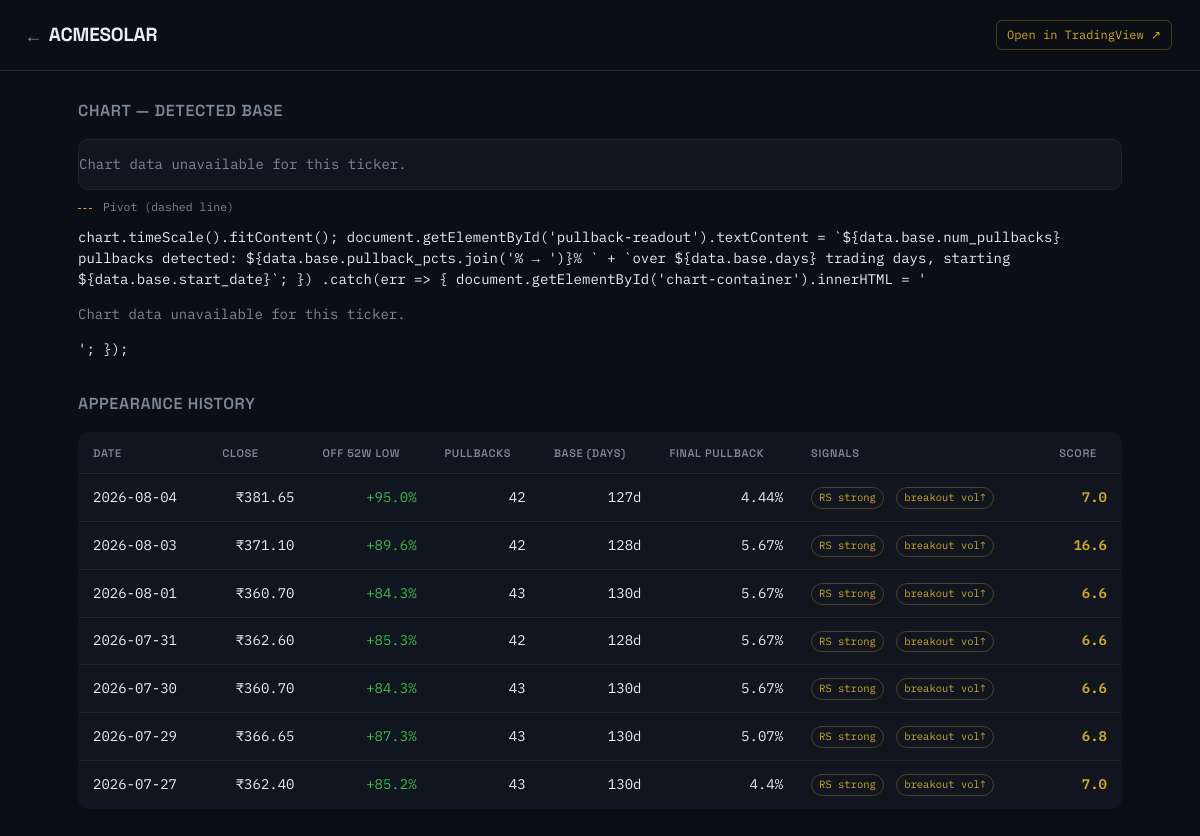
Page /ticker/ACMESOLAR.NS on the earlier database version.
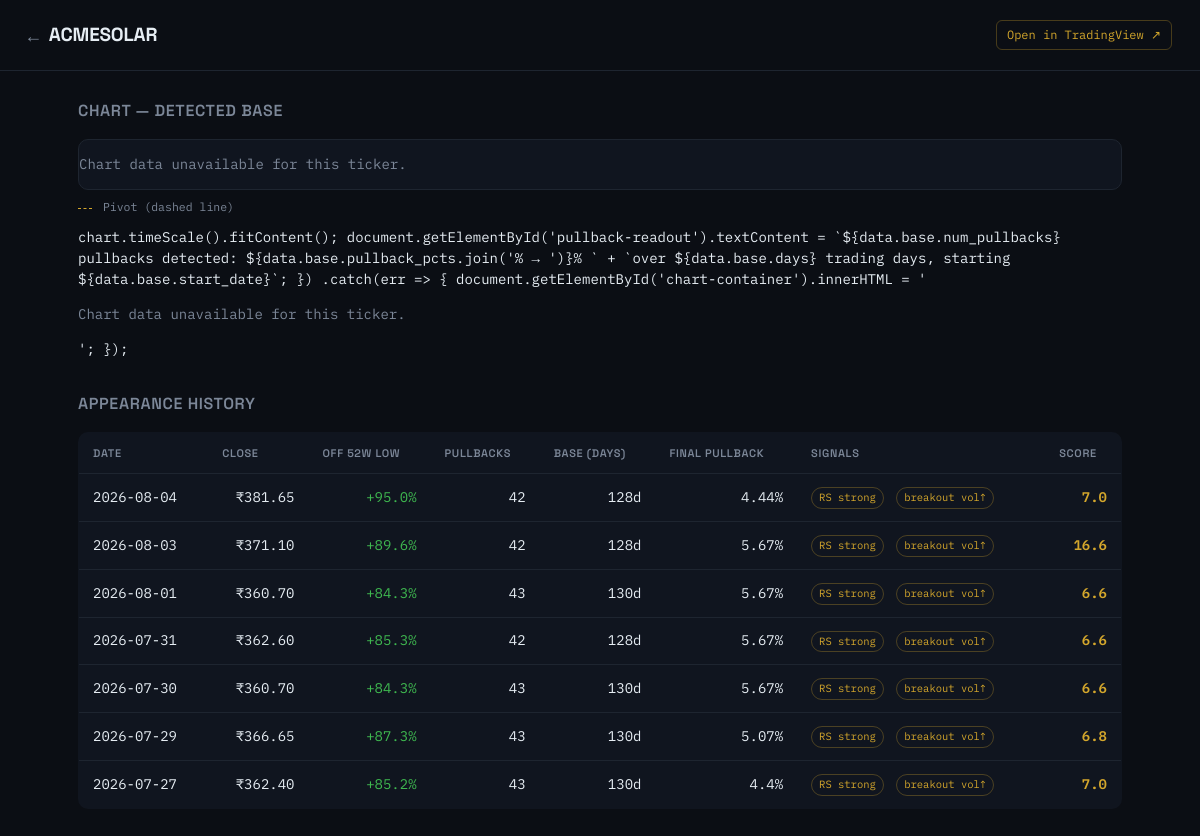
Same page on the later database version.
### tables this page shows
CREATE TABLE scans (
            id INTEGER PRIMARY KEY AUTOINCREMENT,
            scan_date TEXT NOT NULL,
            ticker TEXT NOT NULL,
            close REAL,
            pct_above_52w_low REAL,
            last_pullback_pct REAL,
            volume_contracting INTEGER,
            near_recent_high INTEGER,
            extended_avoid_entry INTEGER,
            sma10 REAL, sma20 REAL, sma50 REAL, sma200 REAL,
            score REAL,
            details TEXT, base_days INTEGER, num_pullbacks INTEGER, pivot_price REAL, atr_contracting INTEGER, volume_dryup INTEGER, breakout_vol_expansion INTEGER, rs_near_high INTEGER, has_broken_out INTEGER, buy_signal INTEGER,
            UNIQUE(scan_date, ticker)
        );

### app.py (the view)
@app.route("/ticker/<ticker>")
def ticker_history(ticker):
    history = screener.get_ticker_history(ticker)
    symbol = ticker.replace(".NS", "")
    chart_json_path = DOCS_DIR / "chart-data" / f"{ticker}.json"
    return render_template(
        "ticker.html", ticker=ticker, history=history.to_dict(orient="records"),
        home_url="/", css_url="/static/style.css",
        tradingview_url=f"https://www.tradingview.com/chart/?symbol=NSE:{symbol}",
        chart_data_url=f"/chart-data/{ticker}.json",
        has_chart=chart_json_path.exists(),
    )

### screener.py (called while the page is built)
def get_ticker_history(ticker: str, limit: int = 60) -> pd.DataFrame:
    conn = sqlite3.connect(DB_PATH)
    df = pd.read_sql_query(
        "SELECT * FROM scans WHERE ticker = ? ORDER BY scan_date DESC LIMIT ?",
        conn, params=(ticker, limit)
    )
    conn.close()
    return df

### templates/ticker.html (shortened to what this page needs)
<!DOCTYPE html>
<html lang="en">
<head>
<link rel="stylesheet" href="{{ css_url }}">
</head>
<body>
<header class="topbar">
  <div class="brand">
    <a href="{{ home_url }}" class="back-link">←</a>
    <span class="brand-name">{{ ticker.replace('.NS','') }}</span>
  </div>
  <div class="topbar-meta">
    <a href="{{ tradingview_url }}" target="_blank" rel="noopener" class="tv-link">Open in TradingView ↗</a>
  </div>
</header>
<main>
  {% if has_chart %}<h2 class="section-title">Chart — detected base</h2>
  <div id="chart-container" class="chart-container"></div>
  <p class="chart-legend">
    <span class="legend-dot legend-amber"></span> Pivot (dashed line)
  </p>
        chart.timeScale().fitContent();
        document.getElementById('pullback-readout').textContent =
          `${data.base.num_pullbacks} pullbacks detected: ${data.base.pullback_pcts.join('% → ')}% ` +
          `over ${data.base.days} trading days, starting ${data.base.start_date}`;
      })
      .catch(err => {
        document.getElementById('chart-container').innerHTML =
          '<p class="muted">Chart data unavailable for this ticker.</p>';
      });
  {% endif %}
  <h2 class="section-title" style="margin-top: 32px;">Appearance history</h2>
  {% if not history %}
    <p class="muted">This ticker hasn't appeared as a candidate yet.</p>
  {% else %}
  <table class="board">
    <thead>
      <tr>
        <th>Date</th><th class="col-num">Close</th><th class="col-num">Off 52w Low</th>
        <th class="col-num">Pullbacks</th><th class="col-num">Base (days)</th>
        <th class="col-num">Final Pullback</th><th class="col-flags">Signals</th><th class="col-num">Score</th>
      </tr>
    </thead>
    <tbody>
      {% for h in history %}
      <tr>
        <td class="mono">{{ h.scan_date }}</td>
        <td class="col-num mono">₹{{ '%.2f'|format(h.close) }}</td>
        <td class="col-num mono gain">+{{ h.pct_above_52w_low }}%</td>
        <td class="col-num mono">{{ h.num_pullbacks }}</td>
        <td class="col-num mono">{{ h.base_days }}d</td>
        <td class="col-num mono">{{ h.last_pullback_pct }}%</td>
        <td class="col-flags">
          {% if h.rs_near_high %}<span class="pill pill-high">RS strong</span>{% endif %}
          {% if h.breakout_vol_expansion %}<span class="pill pill-high">breakout vol↑</span>{% endif %}
        </td>
        <td class="col-num mono score">{{ '%.1f'|format(h.score) }}</td>
      </tr>
      {% endfor %}
    </tbody>
  </table>
  {% endif %}
</main>
</body>
</html>

### static/style.css (style rules this page uses)
:root { --bg: #0B0E14; --panel: #10151F; --border: #1E2530; --text: #E6EDF3; --text-muted: #7C8798; --amber: #D4A72C; --gain: #3FB950; --loss: #F0605A; --font-display: 'Space Grotesk', sans-serif; --font-mono: 'IBM Plex Mono', monospace; }
* { box-sizing: border-box; }
body { margin: 0; background: var(--bg); color: var(--text); font-family: var(--font-mono); font-size: 14px; line-height: 1.5; }
.topbar { display: flex; justify-content: space-between; align-items: center; padding: 20px 28px; border-bottom: 1px solid var(--border); }
.brand { display: flex; align-items: center; gap: 10px; }
.brand-name { font-family: var(--font-display); font-weight: 700; font-size: 19px; letter-spacing: -0.01em; }
.back-link { color: var(--text-muted); text-decoration: none; font-size: 18px; }
.topbar-meta { display: flex; align-items: center; gap: 12px; }
main { padding: 28px; max-width: 1100px; margin: 0 auto; }
.section-title { font-family: var(--font-display); font-size: 16px; font-weight: 600; margin: 0 0 16px; color: var(--text-muted); text-transform: uppercase; letter-spacing: 0.04em; }
.board { width: 100%; border-collapse: collapse; background: var(--panel); border: 1px solid var(--border); border-radius: 10px; overflow: hidden; }
.board th { text-align: left; font-family: var(--font-display); font-weight: 600; font-size: 11px; text-transform: uppercase; letter-spacing: 0.06em; color: var(--text-muted); padding: 12px 14px; border-bottom: 1px solid var(--border); }
.board td { padding: 12px 14px; border-bottom: 1px solid var(--border); vertical-align: middle; }
.board tr:last-child td { border-bottom: none; }
.col-num { text-align: right; }
.mono { font-family: var(--font-mono); }
.gain { color: var(--gain); }
.score { color: var(--amber); font-weight: 600; }
.pill { display: inline-block; font-size: 10.5px; padding: 2px 7px; border-radius: 100px; margin-right: 4px; border: 1px solid var(--border); color: var(--text-muted); white-space: nowrap; }
.pill-high { color: var(--amber); border-color: rgba(212,167,44,0.3); }
.muted { color: var(--text-muted); }
.tv-link { color: var(--amber); text-decoration: none; font-size: 12px; border: 1px solid rgba(212,167,44,0.3); padding: 5px 10px; border-radius: 6px; }
.chart-container { background: var(--panel); border: 1px solid var(--border); border-radius: 10px; margin-bottom: 8px; overflow: hidden; }
.chart-legend { font-size: 11.5px; color: var(--text-muted); margin-top: 0; }
.legend-dot { display: inline-block; }
.legend-amber::before { content: ""; display: inline-block; width: 14px; height: 0; border-top: 1px dashed var(--amber); vertical-align: middle; margin-right: 4px; }

Differences in the rows shown:
removed scans: scan_date "2026-08-04", close "381.65", pct_above_52w_low "95.0", num_pullbacks "42", base_days "127", last_pullback_pct "4.44", rs_near_high "RS strong", breakout_vol_expansion "breakout vol↑", score "7.0"
added scans: scan_date "2026-08-04", close "381.65", pct_above_52w_low "95.0", num_pullbacks "42", base_days "128", last_pullback_pct "4.44", rs_near_high "RS strong", breakout_vol_expansion "breakout vol↑", score "7.0"
